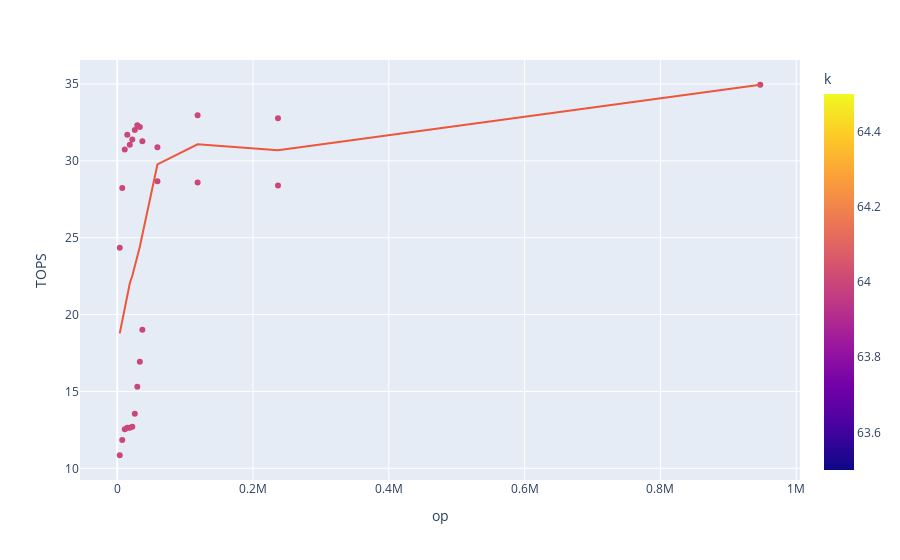

The cell this chart's notebook holds for it:
### Code cell
fig = px.scatter(df[(df["precision"] == "half") & (df["k"] == 64)], x="op", y="TOPS", color="k", trendline="lowess")
fig.show()
results = px.get_trendline_results(fig)
results.px_fit_results.iloc[0].summary()

### Figure 1 — Plotly figure (JSON) as saved in the notebook; plotly's stock layout.template omitted (floating-point values rounded to 4 significant figures)
{"data": [{"hovertemplate": "op=%{x}<br>TOPS=%{y}<br>k=%{marker.color}<extra></extra>", "legendgroup": "", "marker": {"color": [64, 64, 64, 64, 64, 64, 64, 64, 64, 64, 64, 64, 64, 64, 64, 64, 64, 64, 64, 64, 64, 64, 64, 64, 64, 64, 64], "coloraxis": "coloraxis", "symbol": "circle"}, "mode": "markers", "name": "", "showlegend": false, "type": "scatter", "x": [3699, 7399, 11098, 14798, 18497, 22196, 25896, 29595, 33294, 36994, 59190, 118380, 236760, 3699, 7399, 11098, 14798, 18497, 22196, 25896, 29595, 33294, 36994, 59190, 118380, 236760, 947040], "xaxis": "x", "y": [10.85, 11.84, 12.54, 12.64, 12.64, 12.71, 13.55, 15.3, 16.94, 19.02, 28.68, 28.59, 28.39, 24.34, 28.24, 30.74, 31.69, 31.04, 31.39, 32.01, 32.31, 32.2, 31.27, 30.89, 32.97, 32.77, 34.95], "yaxis": "y"}, {"hovertemplate": "<b>LOWESS trendline</b><br><br>op=%{x}<br>TOPS=%{y} <b>(trend)</b><extra></extra>", "legendgroup": "", "marker": {"symbol": "circle"}, "mode": "lines", "name": "", "showlegend": false, "type": "scatter", "x": [3699, 3699, 7399, 7399, 11098, 11098, 14798, 14798, 18497, 18497, 22196, 22196, 25896, 25896, 29595, 29595, 33294, 33294, 36994, 36994, 59190, 59190, 118380, 118380, 236760, 236760, 947040], "xaxis": "x", "y": [18.78, 18.78, 19.65, 19.65, 20.48, 20.48, 21.3, 21.3, 22.04, 22.04, 22.52, 22.52, 23.14, 23.14, 23.77, 23.77, 24.41, 24.41, 25.19, 25.19, 29.77, 29.77, 31.08, 31.08, 30.69, 30.69, 34.94], "yaxis": "y"}], "layout": {"coloraxis": {"colorbar": {"title": {"text": "k"}}, "colorscale": [[0, "#0d0887"], [0.1111, "#46039f"], [0.2222, "#7201a8"], [0.3333, "#9c179e"], [0.4444, "#bd3786"], [0.5556, "#d8576b"], [0.6667, "#ed7953"], [0.7778, "#fb9f3a"], [0.8889, "#fdca26"], [1, "#f0f921"]]}, "legend": {"tracegroupgap": 0}, "margin": {"t": 60}, "xaxis": {"anchor": "y", "domain": [0, 1], "title": {"text": "op"}}, "yaxis": {"anchor": "x", "domain": [0, 1], "title": {"text": "TOPS"}}}}
